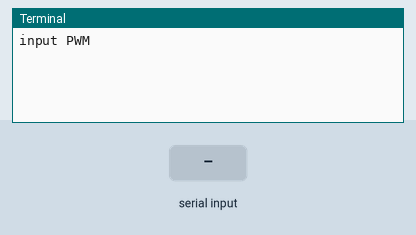
Simulated run of this program. Board: Raspberry Pi (BCM pin numbers). Shown: the last lines printed to the terminal. Inputs (shaded band) come from the test bench. At 2.8 s the program stops and its outputs stay as they are.

Above: at 1.2 s.
1.3 s: "5" typed at the terminal, then Enter
At 1.7 s:
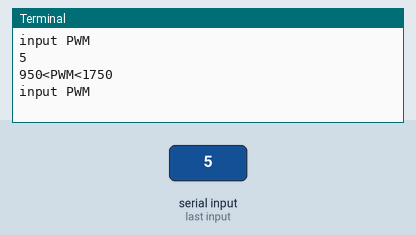
2.8 s: "q" typed at the terminal, then Enter
At 4.0 s:
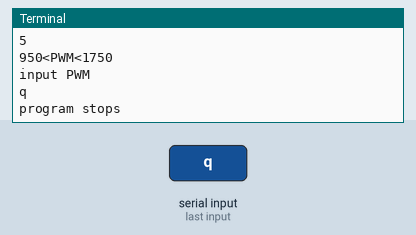

The program:

testsail2.py
```python
"""
Updated on Wed JAN 2 11:05:41 2019

@author: Zeyuan Feng

@contributor: fahah & Lianxin Zhang

You can use it to loose sail (PWM1750) before mounting the lid.
"""
import os
import pigpio
import RPi.GPIO as gpio
import time, sys


os.system('sudo killall -9 pigpiod')
os.system('sudo pigpiod')


ESC3 = 27 # Rudders
ESC4 = 22 # Sails


pi = pigpio.pi()
# pi.set_mode(STBY, pigpio.OUTPUT) # Setting GPIO 23 as OUTPUT

# pi.write(STBY,1) # Turining GPIO 23 High


pin = 22 # 4, 17, 27 rudder, 22  sail
dc =  55 # 0 ~ 50  anticlockwise, 55~99clockwise
#servo = 4

# gpio.setmode(gpio.BCM)
# gpio.setwarnings(False)
# gpio.setup(pin,gpio.OUT,initial=False)


# p = gpio.PWM(pin, 900) # channel, frequency    # when dc=50, freq = 725 anticlockwise and freq=726 clockwise
# p.start(0)

#pi = pigpio.pi()
#pi.set_servo_pulsewidth(servo,1500) #900~1700,  900 loosen, 1700 tighten
while True:
    a=input('input PWM')
    if a =='q':
        break
    try:
        a=int(a)
        if 950<=a and a<=1750:
            pi.set_servo_pulsewidth(ESC4,1750)
            time.sleep(0.5)
            print('Done')
        else:
            print('950<PWM<1750')
    except:
        print('PWM should be an integer')


print('program stops')
```

Measured:
- after the input at 1.3 s, the terminal: prints a new line at once (image 1)
- after the input at 2.8 s, the terminal: prints a new line at once (image 2)
